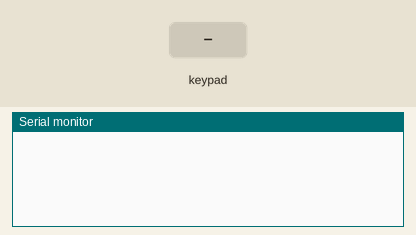
This sketch was run on a simulated Arduino Uno, built with avr-gcc and run on an emulated ATmega328P. On the bench: the last lines printed to the serial monitor. The inputs (shaded band) are chosen by the test bench.

Above: at 1.2 s.
1.3 s: key 'D' pressed
At 2.6 s:
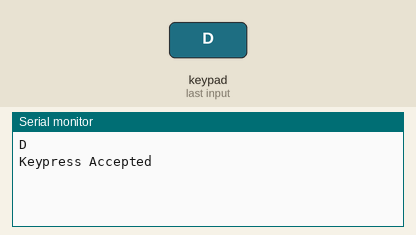
2.9 s: keypad keys 1 2 pressed 0.4 s apart
At 3.03 s:
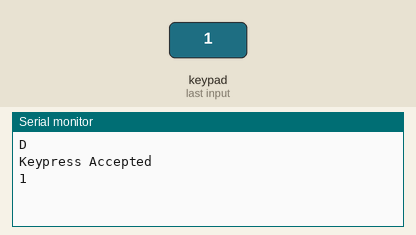
5.2 s: key '#' pressed
At 5.33 s:
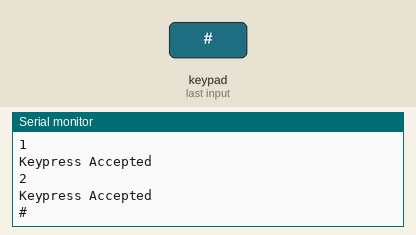
6.7 s: keypad keys 1 2 * pressed 0.4 s apart
At 7.63 s:
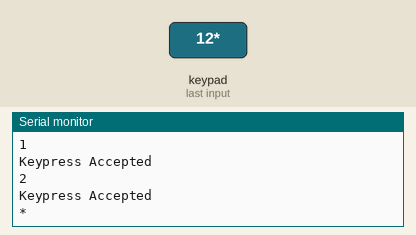
9.4 s: key 'C' pressed
At 9.53 s:
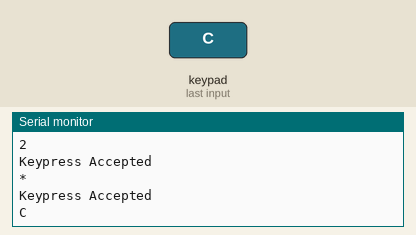
10.9 s: keypad keys 1 2 A pressed 0.4 s apart
At 11.83 s:
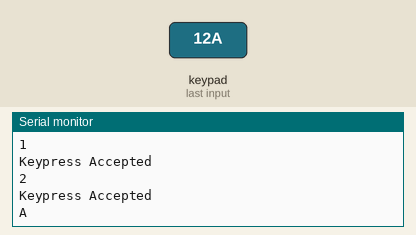

Measured:
- after the input at 1.3 s, the serial monitor: prints a new line at once (image 1)
- after the input at 2.9 s, the serial monitor: prints a new line at once (image 2)
- after the input at 5.2 s, the serial monitor: prints a new line at once (image 3)
- after the input at 6.7 s, the serial monitor: prints a new line at once (image 4)
- after the input at 9.4 s, the serial monitor: prints a new line at once (image 5)
- after the input at 10.9 s, the serial monitor: prints a new line at once (image 6)

The sketch:

keypad_handler_dev2.ino
```cpp
#include "Wire.h"
#include "I2CKeyPad.h"

const uint8_t KEYPAD_ADDRESS = 0x20;
I2CKeyPad keyPad(KEYPAD_ADDRESS);
char keymap[19] = "D#0*C987B654A321INF";  //  N = NoKey, F = Fail


typedef struct _KeypadState{
  bool pressed;
  char key;
  char ch;
  unsigned long press_time;

  char _last_key;
} KeypadState;

bool begin_keypad(I2CKeyPad& keypad, char * keymap, const uint8_t address = 0x20){
  if(!keyPad.begin()){
    return false;
  }

  keyPad.loadKeyMap(keymap);
  return true;
}

void init_keypad_state(KeypadState& state){
  bool pressed = false;
  char key = -1;
  char ch = '\0';
  state.press_time = 0;

  state._last_key = -1;
}

void get_keypad_state(I2CKeyPad& keypad, KeypadState& state){

}

void setup() {
  Serial.begin(115200);
  Serial.println();

  Wire.begin();
  Wire.setClock(400000);

  // if (keyPad.begin() == false)
  // {
  //   // error_tone();
  //   while (1);
  // }

  // keyPad.loadKeyMap(keymap);

  // keyPad.loadKeyMap(keymap);
  if(!begin_keypad(keyPad, keymap)){
    Serial.println("Failed to begin keypad");
  }
}

#define MIN_KEYPRESS_TIME 10
long unsigned int key_press_time = 0;
long unsigned int key_release_time = 0;

int last_key = -1;
bool in_keypress = false;
char ch;

void loop()
{
  if (keyPad.isPressed())
  {
    int key = keyPad.getKey();

    // this is the key value sometimes immediately on releasing the key
    if(key == I2C_KEYPAD_NOKEY){
      // Serial.print("x");
      // in_keypress = false;
      // last_key = -1;
      return;
    }

    // key_press_time = millis();
    // Serial.println(key);

    // if(key_release_time != 0L && millis() < key_release_time + MIN_KEYPRESS_TIME){
    //   // key released prematurely and re-pressed
    // }

    if(key != last_key){
      last_key = key;

    // if(!in_keypress){
      key_press_time = millis();
      in_keypress = true;

      ch = keyPad.getLastChar();     //  note we want the translated char

      // Serial.print(key);
      // Serial.print(" ");
      Serial.println(ch);
      // delay(100);

    } else {
      if(!keyPad.isPressed()){
        // last_key = -1;
        Serial.print(".");
      }
    }
  }
  else{
    if(last_key != -1){
      last_key = -1;
    // if(in_keypress){
    //   in_keypress = false;

      // key_release_time = millis();

      if(millis() < key_press_time + MIN_KEYPRESS_TIME){
        Serial.println("Keypress too short");
        return;
      }

      Serial.println("Keypress Accepted");
    }
  }

}
```
